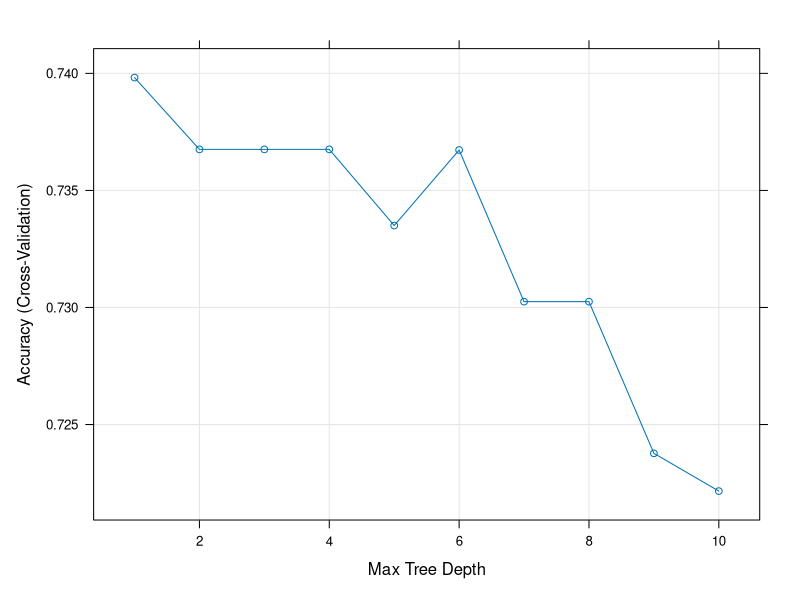
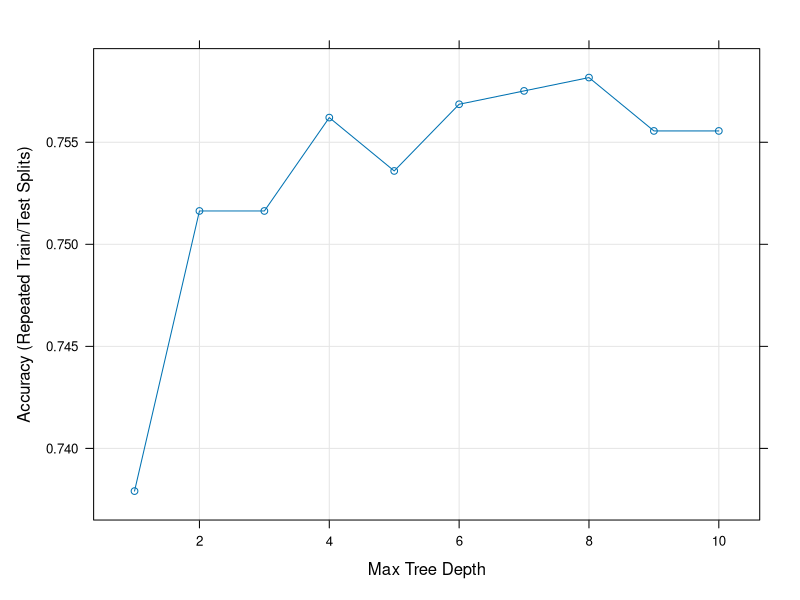

R code for these plots, in order:
## ---- chunk 1
knitr::opts_chunk$set(message = FALSE)
## ---- chunk 2
library(mlbench)
data(PimaIndiansDiabetes)
df <- PimaIndiansDiabetes

library(caret)
## ---- chunk 3
set.seed(2020)
splitIndex <- createDataPartition(df$diabetes,p = .80,
                                  list = FALSE)
df_train <- df[ splitIndex,]
df_test <- df[-splitIndex,]
## ---- chunk 4
tuneGrid = expand.grid(maxdepth = 1:10)
trControl = trainControl(method = "cv",
                         number = 10)

tree <- train(diabetes~., data = df_train,
                        method = "rpart2",
                        trControl = trControl,
                        tuneGrid = tuneGrid)

plot(tree)
print(tree)
## ---- chunk 5
#chosen maxdepth is same as found in 2 because it has the highest accuracy

## ---- chunk 6
pred <- predict(tree, df_test)

cm <- confusionMatrix(data = pred, reference = df_test$diabetes, positive = "pos")

cm$overall[1]
## ---- chunk 7
tuneGrid = expand.grid(maxdepth = 1:10)
trControl = trainControl(method = "LGOCV",
                         number = 10)

tree2 <- train(diabetes~., data = df_train,
                        method = "rpart2",
                        trControl = trControl,
                        tuneGrid = tuneGrid)

plot(tree2)
print(tree2)

pred2 <- predict(tree2, df_test)

cm2 <- confusionMatrix(data = pred2, reference = df_test$diabetes, positive = "pos")

cm2$overall[1]

